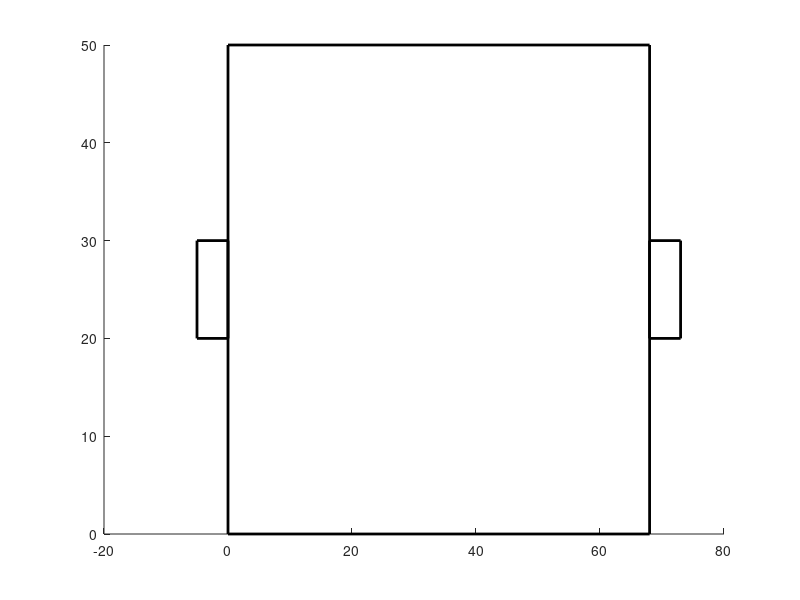

Reproduce this figure in MATLAB. (Note: this script raises an error after producing the figure.)
% Clear all variables and close all figures
clear
close all

% Set the number of players in each team
n = 5;
m = 5;

% Set the time step and time vector
h = 0.1;
t = 0:h:150;

% Draw the field and goals
field_width = 68;
field_height = 50;
rectangle('Position',[0 0 field_width field_height],"EdgeColor",'k','LineWidth',2)
hold on
rectangle('Position',[-5 20 5 10],"EdgeColor",'k','LineWidth',2)
rectangle('Position',[field_width 20 5 10],"EdgeColor",'k','LineWidth',2)
xline(field_width/2,'Color','k','LineWidth',2)
daspect([1 1 1])
axis([-10 80 0 field_height])

% Initialize team A positions and velocities
teamAx0 = field_width/2*rand(1,n);
teamAy0 = field_height*rand(1,n);
teamAvx = zeros(1,n);
teamAvy = zeros(1,n);

% Initialize team B positions and velocities
teamBx0 = field_width/2*rand(1,m)+field_width/2;
teamBy0 = field_height*rand(1,m);
teamBvx = zeros(1,m);
teamBvy = zeros(1,m);

% Initialize ball position and velocity
ballx0 = field_width/2;
bally0 = field_height/2;
ballvx = zeros(1,1);
ballvy = zeros(1,1);

% Initialize scores
countA = 0;
countB = 0;

% Set velocity parameters for teams
start_Av = 0.5;                      % Basic speed(all team A)
Toball_Av = 0.5;                     % Speed of a player chasing the ball (One of the team A)
Toball_Av_all = 0.08;                % Speed of players chasing the ball (all team A)
distance_Av = 0.001;                 % team A keeps its distance.

start_Bv = 0.5;                      % Basic speed(all team B)
Toball_Bv = 0.5;                     % Speed of a player chasing the ball (One of the team B)
Toball_Bv_all = 0.08;                % Speed of players chasing the ball (all team B)
distance_Bv = 0.001;                 % team B keeps its distance.

% Set ball parameters
ball_speed = 2;       % dribble
ball_shoot = 1;     % shoot
ball_pass = 0.03;     % pass


% Distance parameter for repulsion
D = 5;

% Display the score
txtA = "A: " + countA;
txtB = "B: " + countB;
TA = text(-12,45,txtA,'FontSize',20,'Color','r');
TB = text(69,45,txtB,'FontSize',20,'Color','b');

% Initialize goal notifications
GoolA = 'Gool!';
GoolB = 'Gool!';
gA = 0;
gB = 0;
TA_GoolA = text(5,45,'','FontSize',30,'Color','r');
TB_GoolB = text(40,45,'','FontSize',30,'Color','b');
axis off

% Initialize players and ball on the field
teamA = scatter(teamAx0,teamAy0,30,'r','filled');
teamB = scatter(teamBx0,teamBy0,30,'b','filled');
ball = scatter(ballx0,bally0,field_height,'k','filled');

% Simulation loop
for i = 1:length(t)
    % Update velocities
    tmpAx = teamA.XData;
    tmpAy = teamA.YData;
    tmpBx = teamB.XData;
    tmpBy = teamB.YData;

    nrball_strA = [];
    nrball_strB = [];

    % Calculate distances to the ball for team A
    for iA = 1:n
        nrball_strA = [nrball_strA norm([tmpAx(iA) tmpAy(iA)] - [ball.XData ball.YData])];
    end
    
    % Calculate distances to the ball for team B
    for iB = 1:m
        nrball_strB = [nrball_strB norm([tmpBx(iB) tmpBy(iB)] - [ball.XData ball.YData])];
    end
    nrball_str = [nrball_strA nrball_strB];

    % Update team A velocities
    if ball.XData > field_width/2
        teamAvx = start_Av*ones(1,n);
        teamAvy = 2*rand(1,n)-1;
    else 
        teamAvx = -start_Av*ones(1,n);
        teamAvy = 2*rand(1,n)-1;
    end
    [nrballA_min,idx] = min(nrball_strA);
    teamAvx(idx) = teamAvx(idx) - Toball_Av*(tmpAx(idx) - ball.XData);
    teamAvy(idx) = teamAvy(idx) - Toball_Av*(tmpAy(idx) - ball.YData);

    if rand < 0.4
        teamAvx = teamAvx - Toball_Av_all*(tmpAx - ball.XData);
        teamAvy = teamAvy - Toball_Av_all*(tmpAy - ball.YData);
    end

    % Apply repulsion force for team A
    for iA = 1:n
        for iiA = 1:n 
            r = norm([tmpAx(iA) tmpAx(iiA)] - [tmpAy(iA) tmpAy(iiA)]);
            teamAvx(iA) = teamAvx(iA) + distance_Av*(tmpAx(iA) - tmpAx(iiA))*(D/r + log(r));
            teamAvy(iA) = teamAvy(iA) + distance_Av*(tmpAy(iA) - tmpAy(iiA))*(D/r + log(r));
        end
    end
    
    % Update team B velocities
    if ball.XData < field_width/2
        teamBvx = -start_Bv*ones(1,n);
        teamBvy = 2*rand(1,n)-1;
    else 
        teamBvx = start_Bv*ones(1,n);
        teamBvy = 2*rand(1,n)-1;
    end
    [nrballB_min,idx] = min(nrball_strB);
    teamBvx(idx) = teamBvx(idx) - Toball_Bv*(tmpBx(idx) - ball.XData);
    teamBvy(idx) = teamBvy(idx) - Toball_Bv*(tmpBy(idx) - ball.YData);

    if rand < 0.4
        teamBvx = teamBvx - Toball_Bv_all*(tmpBx - ball.XData);
        teamBvy = teamBvy - Toball_Bv_all*(tmpBy - ball.YData);
    end

    % Apply repulsion force for team B
    for iB = 1:m
        for iiB = 1:m 
            r = norm([tmpBx(iB) tmpBx(iiB)] - [tmpBy(iB) tmpBy(iiB)]);
            teamBvx(iB) = teamBvx(iB) + distance_Bv*(tmpBx(iB) - tmpBx(iiB))*(D/r + log(r));
            teamBvy(iB) = teamBvy(iB) + distance_Bv*(tmpBy(iB) - tmpBy(iiB))*(D/r + log(r));
        end
    end
    
    % Update ball velocities
    d = 0;

    [nrball_min,idx] = min(nrball_str);
    
    if nrball_min < 2 % Ball possession
        if idx > n % Ball possession team B
            if ball.XData > field_width/2 % Carry to the opponent's court
                ballvx = ballvx + 0.7*rand*ball_shoot;
                ballvy = ballvy - 2*rand*ball_shoot + ball_shoot;
            end
            idx = idx - n;
            if rand < 0.5 % Probability of kicking the ball
                ballvx = ballvx + ball_speed*(ball.XData - tmpBx(idx))/nrball_min; % dribble
                ballvy = ballvy + ball_speed*(ball.YData - tmpBy(idx))/nrball_min;
            else
                d = 1;
                if norm([tmpBx(idx)-0 tmpBy(idx)-field_height/2]) < 15 % If there is a goal nearby, shoot.
                    ballvx = ballvx - rand*ball_shoot*(tmpBx(idx) - 0);
                    ballvy = ballvy - rand*ball_shoot*(tmpBy(idx) - field_height/2);
                else
                    nr_strB = [];
                    for iB = 1:m
                        if iB ~= idx
                            nr_strB = [nr_strB norm([tmpBx(iB) tmpBy(iB)] - [tmpBx(idx) tmpBy(idx)])];
                        else
                            nr_strB = [nr_strB -1e10];
                        end
                    end
                    idxB = randi([1 m],1); % Determine which ally to pass to
                    nr_strB_min = nr_strB(idxB);
                    %[nr_strB_min,idxB] = max(nr_strB);
                    ballvx = ballvx - ball_pass*nr_strB_min*(tmpBx(idx) - tmpBx(idxB));
                    ballvy = ballvy - ball_pass*nr_strB_min*(tmpBy(idx) - tmpBy(idxB));
                end
            end
        else % Ball possession team A
            if ball.XData < field_width/2 % Carry to the opponent's court
                ballvx = ballvx - 0.7*rand*ball_shoot;
                ballvy = ballvy + 2*rand*ball_shoot - ball_shoot;
            end
            if rand < 0.5 % Probability of kicking the ball
                ballvx = ballvx + ball_speed*(ball.XData - tmpAx(idx))/nrball_min; % dribble
                ballvy = ballvy + ball_speed*(ball.YData - tmpAy(idx))/nrball_min;
            else
                d = 1;
                if norm([tmpAx(idx)-field_width tmpAy(idx)-field_height/2]) < 15 % If there is a goal nearby, shoot.
                    ballvx = ballvx - rand*ball_shoot*(tmpAx(idx) - field_width);
                    ballvy = ballvy - rand*ball_shoot*(tmpAy(idx) - field_height/2);
                else
                    nr_strA = [];
                    for iA = 1:n
                        if iA ~= idx
                            nr_strA = [nr_strA norm([tmpAx(iA) tmpAy(iA)] - [tmpAx(idx) tmpAy(idx)])];
                        else 
                            nr_strA = [nr_strA -1e10];
                        end
                    end
                    idxA = randi([1 n],1); % Determine which ally to pass to
                    nr_strA_min = nr_strA(idxA);
                    %[nr_strA_min,idxA] = max(nr_strA);
                    ballvx = ballvx - ball_pass*nr_strA_min*(tmpAx(idx) - tmpAx(idxA));
                    ballvy = ballvy - ball_pass*nr_strA_min*(tmpAy(idx) - tmpAy(idxA));
                end
            end
        end
    end

    % Ball deceleration
    ballvx = ballvx*0.9;
    ballvy = ballvy*0.9;

    % Update player positions with wall reflection
    for iA = 1:n
        [teamA.XData(iA),teamA.YData(iA),teamAvx(iA),teamAvy(iA)] = ref(tmpAx(iA),tmpAy(iA),teamAvx(iA),teamAvy(iA),field_width,field_height);
    end
    for iB = 1:m
        [teamB.XData(iB),teamB.YData(iB),teamBvx(iB),teamBvy(iB)] = ref(tmpBx(iB),tmpBy(iB),teamBvx(iB),teamBvy(iB),field_width,field_height);
    end

    % Update ball position with wall reflection and scoring
    countA_str = countA;
    countB_str = countB;
    [ball.XData,ball.YData,ballvx,ballvy,countA,countB,gA,gB] = ref_ball(ball.XData,ball.YData,ballvx,ballvy,countA,countB,gA,gB,field_width,field_height);
    if countA ~= countA_str || countB ~= countB_str
        teamA.XData = field_width/2*rand(1,n);
        teamA.YData = field_height*rand(1,n);
        teamB.XData = field_width/2*rand(1,m)+field_width/2;
        teamB.YData = field_height*rand(1,m);
    end

    % Update player positions
    teamA.XData = teamA.XData + teamAvx*h;
    teamA.YData = teamA.YData + teamAvy*h;
    
    teamB.XData = teamB.XData + teamBvx*h;
    teamB.YData = teamB.YData + teamBvy*h;

    ball.XData = ball.XData + ballvx*h;
    ball.YData = ball.YData + ballvy*h;

    % Update the score display
    TA.String = "A: " + countA;
    TB.String = "B: " + countB;
    
    % Update goal notifications
    if gA > 0
        TA_GoolA.String = GoolA;
        gA = gA + 1;
    elseif gA == 0
        TA_GoolA.String = '';
    end
    
    if gA == 40
        gA = 0;
    end

    if gB > 0
        TB_GoolB.String = GoolB;
        gB = gB + 1;
    elseif gB == 0
        TB_GoolB.String = '';
    end
    
    if gB == 40
        gB = 0;
    end

    drawnow
end

% Function to handle wall reflections for players
function [x,y,dx,dy] = ref(x,y,dx,dy,field_width,field_height)
    if x >= field_width
        dx = -dx;
        x = field_width- 0.1;
    elseif x <= 0
        dx = -dx;
        x = 0.1;
    elseif y >= field_height
        dy = -dy;
        y = field_height - 0.1;
    elseif y <= 0
        dy = -dy;
        y = 0.1;
    end
end

% Function to handle wall reflections and scoring for the ball
function [x,y,dx,dy,countA,countB,gA,gB] = ref_ball(x,y,dx,dy,countA,countB,gA,gB,field_width,field_height)
    if x >= field_width && y < 30 && y > 20
        x = field_width/2;
        y = field_height/2;
        dx = 0;
        dy = 0;
        countA = countA + 1;
        gA = 1;
    elseif x <= 0 && y < 30 && y > 20
        x = field_width/2;
        y = field_height/2;
        dx = 0;
        dy = 0;
        countB = countB + 1;
        gB = 1;
    elseif x >= field_width
        dx = -dx;
        x = field_width- 0.01;
    elseif x <= 0
        dx = -dx;
        x = 0.01;
    elseif y >= field_height
        dy = -dy;
        y = field_height - 0.01;
    elseif y <= 0
        dy = -dy;
        y = 0.01;
    end
end
